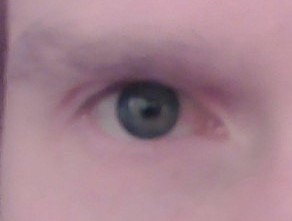
#> input picture Eye.jpg, 292 x 221 px
$ python -i corner_detection.py   (imports and definitions only)   (older library calls are emulated)
#> lines starting #> are read from the running program, lines starting #| are printed output that depends on the picture
#> further down, picture is the input picture: shape (221, 292, 3); mean B, G, R 142.4, 130.3, 164.3
import cv2
import numpy as np
from scipy import ndimage as ndi
import skimage
from skimage.util import img_as_float
from skimage.filters import gabor_kernel

def corner_detect(input_image):
    def build_filters():
        filters = []
        ksize = 3
        for theta in np.arange(0, np.pi, np.pi / 16):
            for sigma in (1, 3):
                for freq in (0.05, 0.25):
                    kern = cv2.getGaborKernel((ksize, ksize), 5.0, theta, 10.0, 0.5, 0, ktype=cv2.CV_32F)
                    kern /= 1.5*kern.sum()
                    filters.append(kern)
        return filters

    kernels = []
    for theta in range(4):
        theta = theta / 4. * np.pi
        for sigma in (1, 3):
            for frequency in (0.05, 0.25):
                kernel = np.real(gabor_kernel(frequency, theta=theta,
                                              sigma_x=sigma, sigma_y=sigma))
                kernels.append(kernel)


    def process(img, filters):
        accum = np.zeros_like(img)
        for kern in filters:
            fimg = cv2.filter2D(img, cv2.CV_8UC3, kern)
            np.maximum(accum, fimg, accum)
        return accum

    def compute_feats(image, kernels):
        feats = np.zeros((len(kernels), 2), dtype=np.double)
        for k, kernel in enumerate(kernels):
            filtered = ndi.convolve(image, kernel, mode='wrap')
            feats[k, 0] = filtered.mean()
            feats[k, 1] = filtered.var()
        return feats

    def match(feats, ref_feats):
        min_error = np.inf
        min_i = None
        for i in range(ref_feats.shape[0]):
            error = np.sum((feats - ref_feats[i, :])**2)
            if error < min_error:
                min_error = error
                min_i = i
        return min_i

    def power(image, kernel):
    # Normalize images for better comparison.
        image = (image - image.mean()) / image.std()
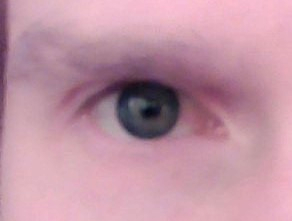
#> image: shape (221, 292, 3) float64; mean of channels 0, 1, 2 -0.0993, -0.465, 0.564; drawn with min black and max white
        return np.sqrt(ndi.convolve(image, np.real(kernel), mode='wrap')**2 +
                   ndi.convolve(image, np.imag(kernel), mode='wrap')**2)
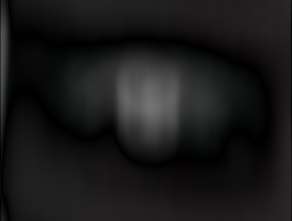
#> returned value: shape (221, 292, 3) float64; mean of channels 0, 1, 2 25.2, 25.1, 25.6; drawn as B, G, R

    img = input_image

    if img is None:
        print('Failed to load image file!')
        sys.exit(1)

    filters = build_filters()
    power(img, filters)
    res1 = process(img, filters)
#> the loop in process, `for kern in filters:` made 64 passes
#> pass 1, in process, `fimg = cv2.filter2D(img, cv2.CV_8UC3, kern)`:
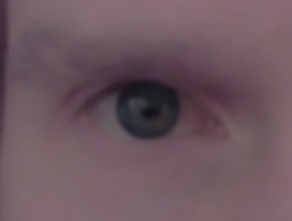
#> fimg: shape (221, 292, 3); mean B, G, R 94.9, 86.9, 109.6
    # prepare reference features
    ref_feats = np.zeros((3, len(filters), 2), dtype=np.double)
    ref_feats[0, :, :] = compute_feats(input_image, filters)
#> in compute_feats, `feats = np.zeros((len(kernels), 2), dtype=np.double)`: feats = 64 pairs, first value 0 to 0, second value 0 to 0
    match(res1, ref_feats)
    cv2.imshow('result', res1)
    cv2.waitKey(0)
    cv2.destroyAllWindows()
    return

>>> import cv2
>>> picture = cv2.imread('../../../Eye.jpg')
#> (the run stopped early here; a loop or call above may not have finished)
